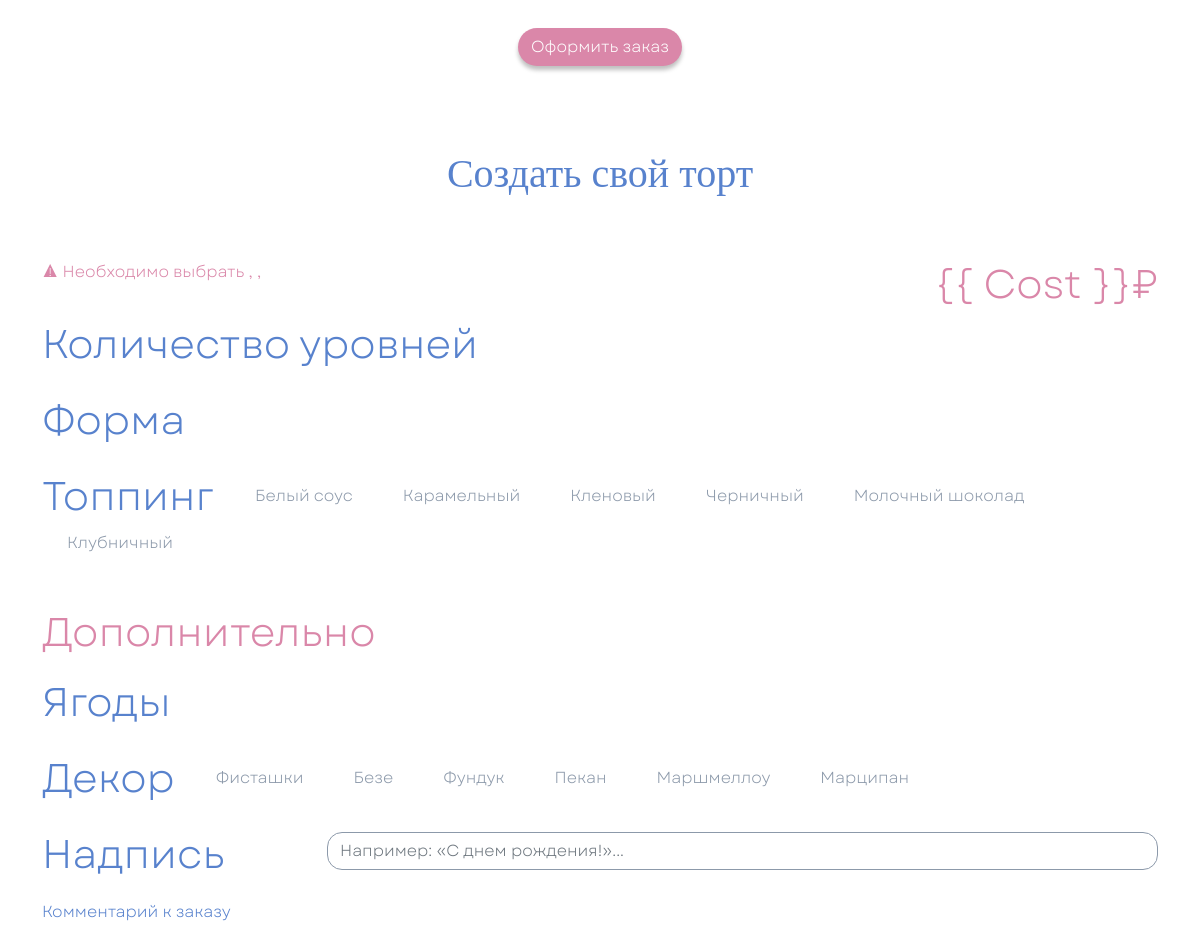
The app's page / (middle part), older data.
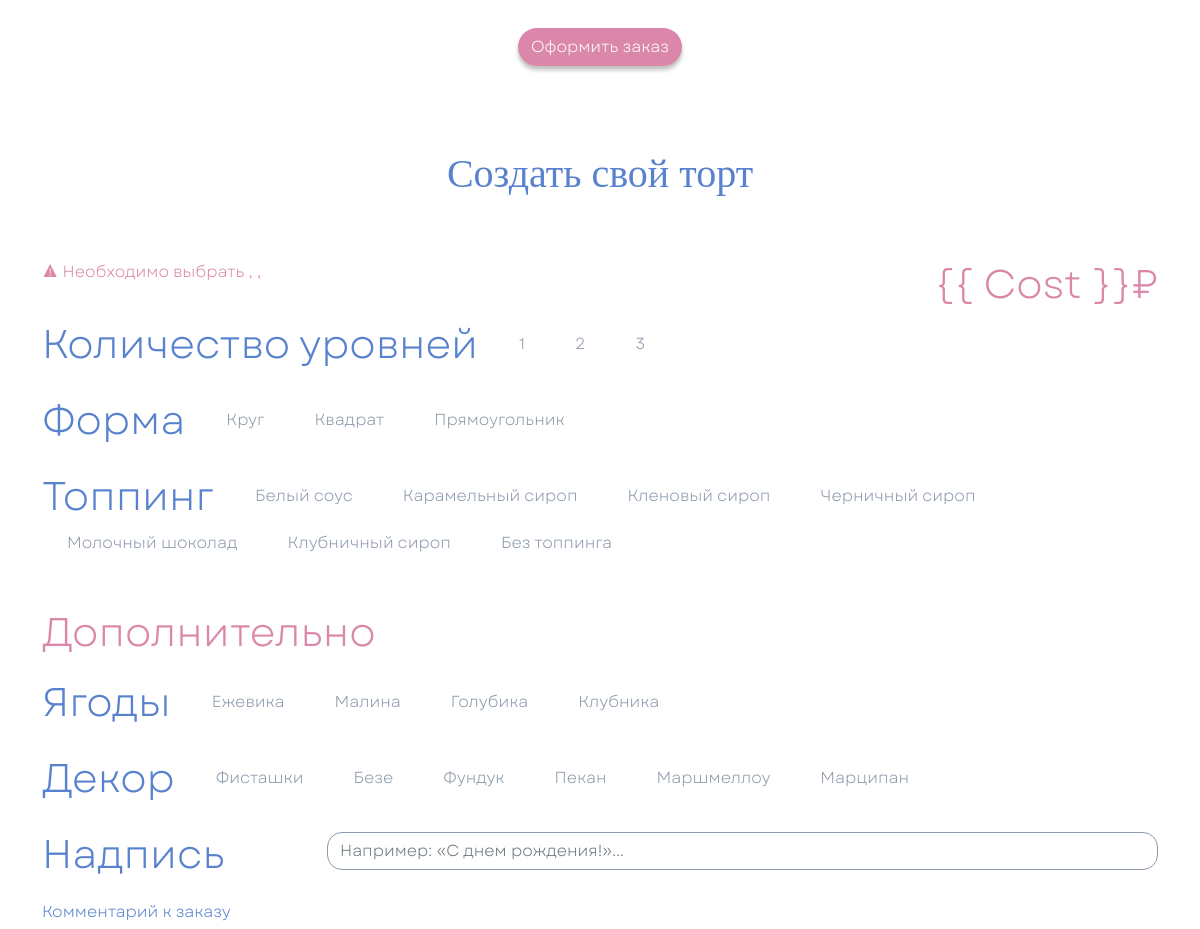
The same page, newer data.
### BakeCake/models.py (models this page shows, shortened)
class Topping(models.Model):
    title = models.CharField(max_length=25, verbose_name='Название')
    description = models.TextField(null=True,
                                   blank=True,
                                   verbose_name='Описание')
    price = models.DecimalField(max_digits=10, decimal_places=2, default=100)

class Decor(models.Model):
    title = models.CharField(max_length=25, verbose_name='Название')
    description = models.TextField(null=True,
                                   blank=True,
                                   verbose_name='Описание')
    price = models.DecimalField(max_digits=10, decimal_places=2, default=100)

class Layer(models.Model):
    number = models.PositiveIntegerField(verbose_name=' Количество уровней')
    price = models.DecimalField(max_digits=10, decimal_places=2, default=100)

class Shape(models.Model):
    shapes = {'ROUND': 'Круг',
              'SQUARE': 'Квадрат',
              'RECTANGLE': 'Прямоугольник'}
    title = models.CharField(choices=shapes,
                             max_length=25,
                             verbose_name='Форма')
    price = models.DecimalField(max_digits=10, decimal_places=2, default=100)

class Berry(models.Model):
    title = models.CharField(max_length=25, verbose_name='Название')
    description = models.TextField(null=True,
                                   blank=True,
                                   verbose_name='Описание')
    price = models.DecimalField(max_digits=10, decimal_places=2, default=100)

### BakeCake/views.py (the view)
# urls.py: path('', show_main, name='show_main'),
def show_main(request):
    toppings = Topping.objects.order_by('pk')
    berries = Berry.objects.order_by('pk')
    decors = Decor.objects.order_by('pk')
    levels = Layer.objects.order_by('pk')
    forms = Shape.objects.order_by('pk')
    context = {
        'levels': levels,
        'forms': forms,
        'toppings': toppings,
        'berries': berries,
        'decors': decors,
        'js_costs': serialize_js_costs(
            toppings, berries, decors, levels, forms
        ),
        'js_data': serialize_js_data(
            toppings, berries, decors, levels, forms
        )
    }
    return render(request, 'index.html', context)

### BakeCake/views.py (called while the page is built)
def serialize_js_data(toppings, berries, decors, levels, forms):
    not_chosen = ['не выбрано']
    not_present = ['нет']
    levels = not_chosen + [level.number for level in levels]
    forms = not_chosen + [shape.get_title_display() for shape in forms]
    toppings = not_chosen + [topping.title for topping in toppings]
    berries = not_present + [berry.title for berry in berries]
    decors = not_present + [decor.title for decor in decors]
    return {
        'Levels': levels,
        'Forms': forms,
        'Toppings': toppings,
        'Berries': berries,
        'Decors': decors
    }

def serialize_js_costs(toppings, berries, decors, levels, forms):
    free = 0
    levels = [free] + [int(level.price) for level in levels]
    forms = [free] + [int(shape.price) for shape in forms]
    toppings = [free] + [int(topping.price) for topping in toppings]
    berries = [free] + [int(berry.price) for berry in berries]
    decors = [free] + [int(decor.price) for decor in decors]
    return {
        'Levels': levels,
        'Forms': forms,
        'Toppings': toppings,
        'Berries': berries,
        'Decors': decors,
        'Words': 500
    }

### templates/index.html (shortened to what this page needs)
{% extends "base.html" %}
{% load static %}
{% block content %}
	<main>
		<div class="container mt-header">
			<article class="row pt-header text-center d-flex justify-content-center">
				<div class="col-12 col-sm-6 col-lg-4 d-flex flex-column align-items-center">
				</div>
				<div class="col-12 col-sm-6 col-lg-4 d-flex flex-column align-items-center">
				</div>
				<div class="col-12 col-sm-6 col-lg-4 d-flex flex-column align-items-center">
				</div>
				<div class="d-flex justify-content-center">
					<a href="#step3" class="btn text-white rounded-pill mt-3 shadow-none cake__button cake__bg_pink">Оформить заказ</a>
				</div>
			</article>
			<article id="VueApp">
				<section class="row pt-header" id="step3">
					<h2 class="font_Gogh fs_40 cake_blue text-center">Создать свой торт</h2>
					<v-form :validation-schema="schema1" @submit="ToStep4">
						<div class="d-flex justify-content-end align-items-center position-relative">
					<span class="cake_pink position-absolute start-0 top-50">
						<error-message name="lvls" class="from__alert"></error-message>
						<error-message name="form" class="from__alert"></error-message>
					</span>
					{% verbatim %}<span class="z-index-1 fs_40 cake_pink text-end mt-5" id="cost">{{ Cost }}₽</span>{% endverbatim %}
						</div>
						<div class="d-flex align-items-center flex-wrap mb-3">
							<span class="me-3 fs_40 cake_blue">Количество уровней</span>
							{% for level in levels %}
								<label for="num{{ level.id }}" class="mx-2 px-3 py-1 cake_grey cake__label">{{ level.number }}</label>
							{% endfor %}
						</div>
						<div class="d-flex align-items-center flex-wrap mb-3">
							<span class="me-3 fs_40 cake_blue">Форма</span>
							{% for form in forms %}
								<label for="form{{ form.id }}" class="mx-2 px-3 py-1 cake_grey cake__label">{{ form.get_title_display }}</label>
							{% endfor %}
						</div>
						<div class="d-flex align-items-center flex-wrap mb-3">
							<span class="me-3 fs_40 cake_blue">Топпинг</span>
							{% for topping in toppings %}
								<label for="topping{{ topping.id }}" class="mx-2 px-3 py-1 cake_grey cake__label">{{ topping.title }}</label>
							{% endfor %}
						</div>
						<h1 class="me-3 fs_40 cake_pink mb-3 mt-5">Дополнительно</h1>
						<div class="d-flex align-items-center flex-wrap mb-3">
							<span class="me-3 fs_40 cake_blue">Ягоды</span>
							{% for berry in berries %}
								<label for="berries{{ berry.id }}" class="mx-2 px-3 py-1 cake_grey cake__label">{{ berry.title }}</label>
							{% endfor %}
						</div>
						<div class="d-flex align-items-center flex-wrap mb-3">
							<span class="me-3 fs_40 cake_blue">Декор</span>
							{% for decor in decors %}
								<label for="decor{{ decor.id }}" class="mx-2 px-3 py-1 cake_grey cake__label">{{ decor.title }}</label>
							{% endfor %}
						</div>
						<div class="row mb-3">
							<div class="col-5 col-md-4 col-lg-3">
								<label class="me-3 fs_40 cake_blue" for="words">Надпись</label>
							</div>
							<div class="col-7 col-md-8 col-lg-9 pt-2">
								<input v-model="Words" :class="Words ? 'cake__border_blue': ''" type="text" name="words" id="words" placeholder="Например: «С днем рождения!»..." class="form-control cake__textinput">
							</div>
						</div>
						<div>
							<label for="comment" class="cake_blue">Комментарий к заказу</label>
						</div>
					</v-form>
				</section>
			</article>
		</div>
	</main>
{% endblock %}

Row changes from the older to the newer data that the page shows:
added Layer: number "1"
added Layer: number "2"
added Layer: number "3"
added Shape: title "Круг"
added Shape: title "Квадрат"
added Shape: title "Прямоугольник"
changed Topping: title "Карамельный" → "Карамельный сироп"
changed Topping: title "Кленовый" → "Кленовый сироп"
changed Topping: title "Черничный" → "Черничный сироп"
changed Topping: title "Клубничный" → "Клубничный сироп"
added Topping: title "Без топпинга"
added Berry: title "Ежевика"
added Berry: title "Малина"
added Berry: title "Голубика"
added Berry: title "Клубника"
